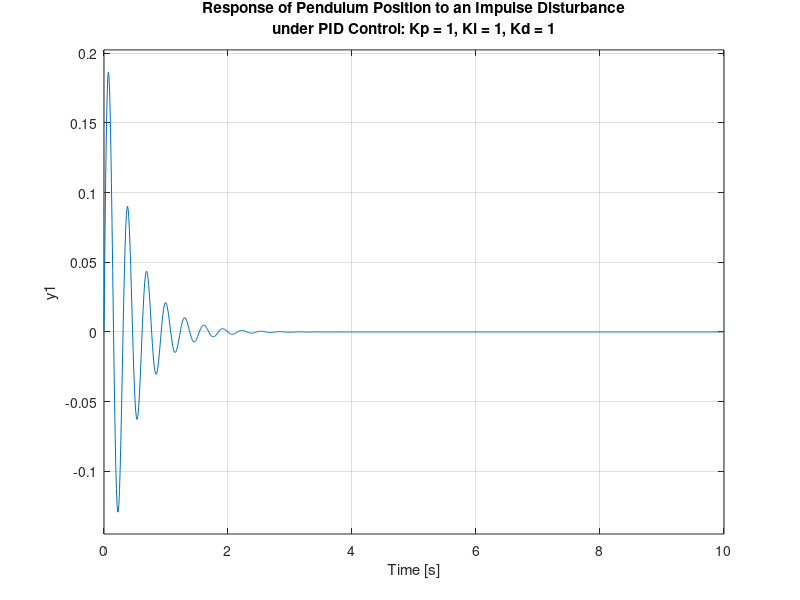

MATLAB code for this plot:
M = 0.5;
m = 0.2;
b = 0.1;
I = 0.006;
g = 9.8;
l = 0.3;
q = (M+m)*(I+m*l^2)-(m*l)^2;
s = tf('s');
P_pend = (m*l*s/q)/(s^3 + (b*(I + m*l^2))*s^2/q - ((M + m)*m*g*l)*s/q - b*m*g*l/q);

Kp = 100;
Ki = 1;
Kd = 1;
C = pid(Kp,Ki,Kd);
T = feedback(P_pend,C)

t=0:0.01:10;
impulse(T,t)
title({'Response of Pendulum Position to an Impulse Disturbance';'under PID Control: Kp = 1, Ki = 1, Kd = 1'});

t = 0:0.05:10;
u = ones(size(t));

[y,t] = lsim(T,u,t)

for k=1:100:length(t)
%     drawcartpend_i_p(y(k,:),20*m,20*M,20*l);
    y(k,:)
    pause(1.0);
end